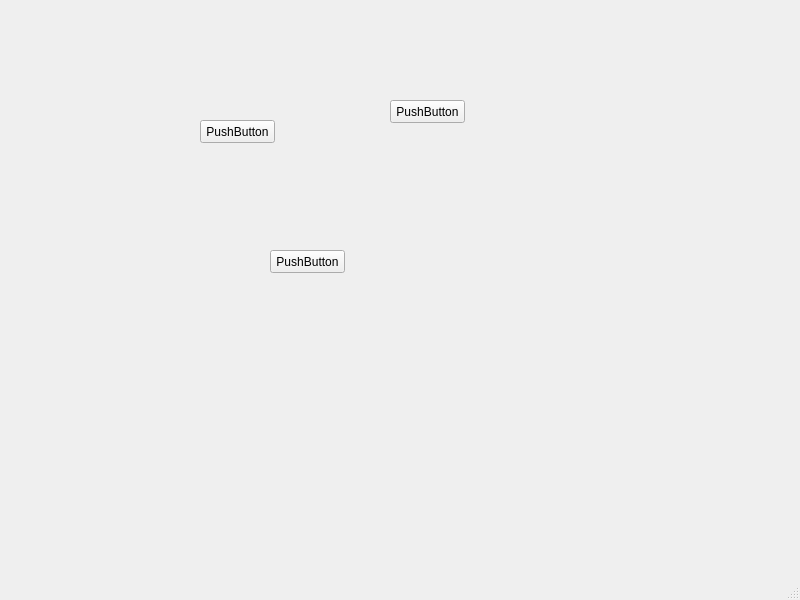
<?xml version="1.0" encoding="UTF-8"?>
<ui version="4.0">
 <class>MainWindow</class>
 <widget class="QMainWindow" name="MainWindow">
  <property name="geometry">
   <rect>
    <x>0</x>
    <y>0</y>
    <width>800</width>
    <height>600</height>
   </rect>
  </property>
  <property name="windowTitle">
   <string>MainWindow</string>
  </property>
  <widget class="QWidget" name="centralwidget">
   <widget class="QPushButton" name="pushButton">
    <property name="geometry">
     <rect>
      <x>200</x>
      <y>120</y>
      <width>75</width>
      <height>23</height>
     </rect>
    </property>
    <property name="text">
     <string>PushButton</string>
    </property>
   </widget>
   <widget class="QPushButton" name="pushButton_2">
    <property name="geometry">
     <rect>
      <x>270</x>
      <y>250</y>
      <width>75</width>
      <height>23</height>
     </rect>
    </property>
    <property name="text">
     <string>PushButton</string>
    </property>
   </widget>
   <widget class="QPushButton" name="pushButton_3">
    <property name="geometry">
     <rect>
      <x>390</x>
      <y>100</y>
      <width>75</width>
      <height>23</height>
     </rect>
    </property>
    <property name="text">
     <string>PushButton</string>
    </property>
   </widget>
  </widget>
  <widget class="QMenuBar" name="menubar">
   <property name="geometry">
    <rect>
     <x>0</x>
     <y>0</y>
     <width>800</width>
     <height>21</height>
    </rect>
   </property>
  </widget>
  <widget class="QStatusBar" name="statusbar"/>
 </widget>
 <resources/>
 <connections/>
</ui>
